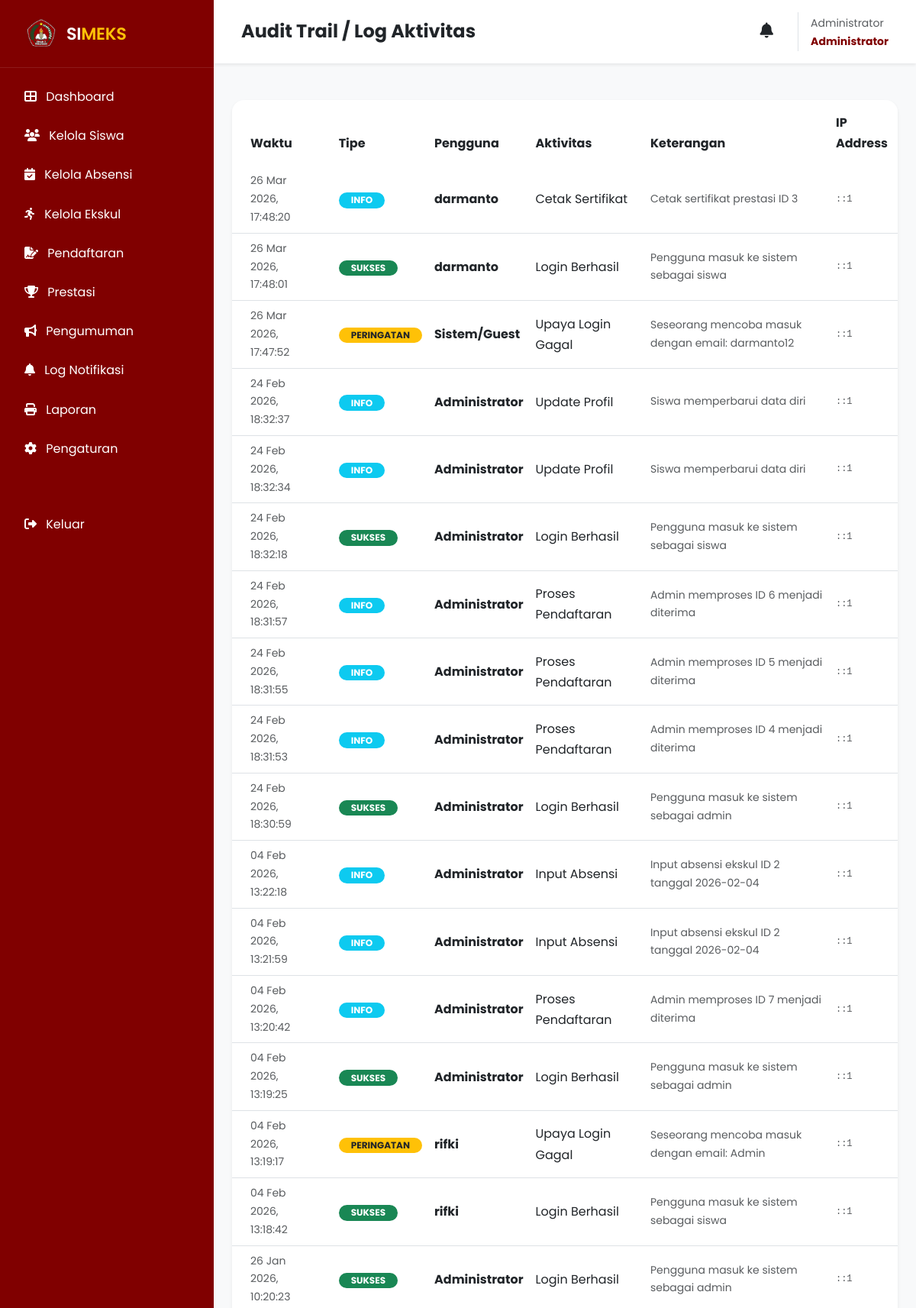
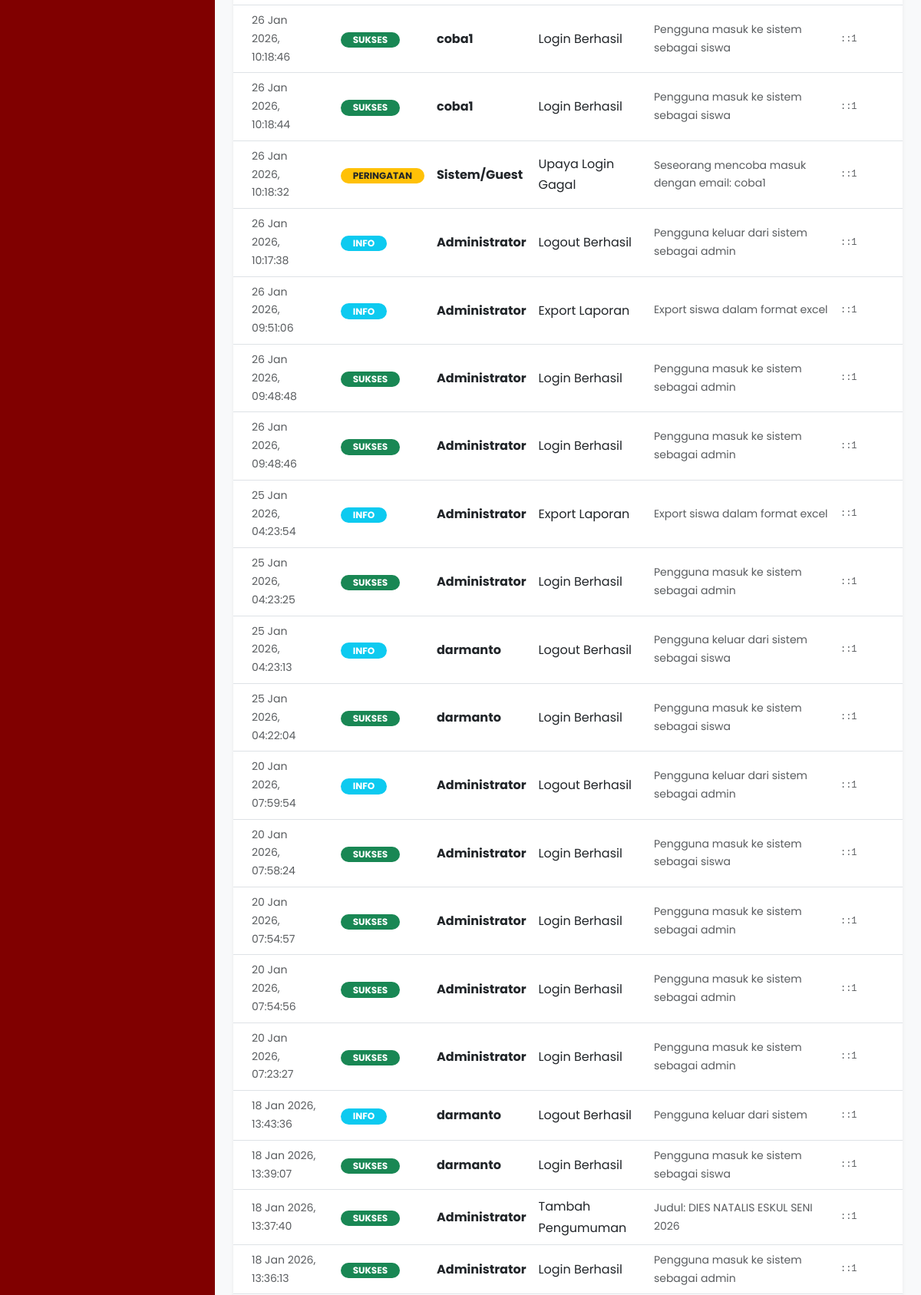
Page /SIMEKS-main/admin/logs.php (signed in, upper part) on the committed database (2 pictures, top to bottom).
### tables this page shows
CREATE TABLE `logs` (
  `id` int(11) NOT NULL,
  `user_id` int(11) DEFAULT NULL,
  `aktivitas` varchar(255) NOT NULL,
  `keterangan` text DEFAULT NULL,
  `tipe` enum('INFO','SUKSES','PERINGATAN','BAHAYA') DEFAULT 'INFO',
  `tanggal` timestamp NOT NULL DEFAULT current_timestamp(),
  `ip_address` varchar(45) DEFAULT NULL
);

CREATE TABLE `users` (
  `id` int(11) NOT NULL,
  `nisn` varchar(20) DEFAULT NULL,
  `nama` varchar(100) NOT NULL,
  `email` varchar(100) NOT NULL,
  `password` varchar(255) NOT NULL,
  `kelas` varchar(50) DEFAULT NULL,
  `role` enum('admin','siswa') DEFAULT 'siswa',
  `foto` varchar(255) DEFAULT 'default.png',
  `created_at` timestamp NOT NULL DEFAULT current_timestamp()
);

### SIMEKS-main/admin/logs.php (the view, shortened to what this page needs)
<?php
include '../includes/header.php';
$logs = $koneksi->query("
    SELECT l.*, u.nama as nama_user
    FROM logs l
    LEFT JOIN users u ON l.user_id = u.id
    ORDER BY l.tanggal DESC
")->fetchAll();
?>
<div class="d-flex" id="wrapper">
    <?php include 'sidebar.php'; ?>
    <div id="page-content-wrapper" class="w-100 bg-light">
        <?php
        include '../includes/admin_nav.php';
        ?>
        <div class="container-fluid p-4">
            <div class="card border-0 shadow-sm rounded-4 overflow-hidden">
                <div class="table-responsive">
                    <table class="table table-hover align-middle mb-0">
                        <thead class="bg-light">
                            <tr>
                                <th class="px-4 py-3 border-0">Waktu</th>
                                <th class="py-3 border-0">Tipe</th>
                                <th class="py-3 border-0">Pengguna</th>
                                <th class="py-3 border-0">Aktivitas</th>
                                <th class="py-3 border-0">Keterangan</th>
                                <th class="py-3 border-0">IP Address</th>
                            </tr>
                        </thead>
                        <tbody>
                            <?php if (empty($logs)): ?>
                                <tr>
                                    <td colspan="6" class="text-center py-5 text-muted">Belum ada catatan aktivitas.</td>
                                </tr>
                            <?php else: ?>
                                <?php foreach ($logs as $row): ?>
                                    <tr>
                                        <td class="px-4 small text-muted"><?php echo date('d M Y, H:i:s', strtotime($row->tanggal)); ?></td>
                                        <td>
                                            <?php
                                            $badge = 'bg-info';
                                            if ($row->tipe == 'SUKSES') $badge = 'bg-success';
                                            elseif ($row->tipe == 'PERINGATAN') $badge = 'bg-warning text-dark';
                                            elseif ($row->tipe == 'BAHAYA') $badge = 'bg-danger';
                                            ?>
                                            <span class="badge <?php echo $badge; ?> rounded-pill px-3"><?php echo $row->tipe; ?></span>
                                        </td>
                                        <td class="fw-bold"><?php echo htmlspecialchars($row->nama_user ?? 'Sistem/Guest'); ?></td>
                                        <td><?php echo htmlspecialchars($row->aktivitas); ?></td>
                                        <td class="small text-muted"><?php echo htmlspecialchars($row->keterangan); ?></td>
                                        <td class="extra-small text-muted font-monospace"><?php echo $row->ip_address; ?></td>
                                    </tr>
                                <?php endforeach; ?>
                            <?php endif; ?>
                        </tbody>
                    </table>
                </div>
            </div>
        </div>
    </div>
</div>
<?php include '../includes/footer.php'; ?>

### SIMEKS-main/assets/style.css (style rules this page uses)
:root { --maroon: #800000; --maroon-dark: #5a0000; --maroon-light: #a31515; --gold: #FFC107; --gray-bg: #f8f9fa; --text-body: #555555; --text-heading: #212529; --card-radius: 16px; --shadow-soft: 0 10px 40px rgba(0, 0, 0, 0.08); --shadow-hover: 0 20px 50px rgba(128, 0, 0, 0.2); --shadow-premium: 0 15px 45px rgba(0, 0, 0, 0.1); --fs-h1: clamp(2.5rem, 5vw + 1rem, 4.5rem); --fs-h2: clamp(2rem, 4vw + 1rem, 3rem); --fs-lead: clamp(1rem, 2vw + 0.5rem, 1.25rem); }
body { font-family: 'Poppins', sans-serif; background-color: #ffffff; color: var(--text-body); line-height: 1.7; overflow-x: hidden; }
#wrapper { overflow-x: hidden; }
.extra-small { font-size: 0.75rem; }

### rows in the picture
logs: tanggal "26 Mar 2026, 17:48:20", tipe "INFO", user.nama "darmanto", aktivitas "Cetak Sertifikat", keterangan "Cetak sertifikat prestasi ID 3", ip_address "::1"
logs: tanggal "26 Mar 2026, 17:48:01", tipe "SUKSES", user.nama "darmanto", aktivitas "Login Berhasil", keterangan "Pengguna masuk ke sistem sebagai siswa", ip_address "::1"
logs: tanggal "26 Mar 2026, 17:47:52", tipe "PERINGATAN", nama_user "Sistem/Guest", aktivitas "Upaya Login Gagal", keterangan "Seseorang mencoba masuk dengan email: darmanto12", ip_address "::1"
logs: tanggal "24 Feb 2026, 18:32:37", tipe "INFO", user.nama "Administrator", aktivitas "Update Profil", keterangan "Siswa memperbarui data diri", ip_address "::1"
logs: tanggal "24 Feb 2026, 18:32:34", tipe "INFO", user.nama "Administrator", aktivitas "Update Profil", keterangan "Siswa memperbarui data diri", ip_address "::1"
logs: tanggal "24 Feb 2026, 18:32:18", tipe "SUKSES", user.nama "Administrator", aktivitas "Login Berhasil", keterangan "Pengguna masuk ke sistem sebagai siswa", ip_address "::1"
logs: tanggal "24 Feb 2026, 18:31:57", tipe "INFO", user.nama "Administrator", aktivitas "Proses Pendaftaran", keterangan "Admin memproses ID 6 menjadi diterima", ip_address "::1"
logs: tanggal "24 Feb 2026, 18:31:55", tipe "INFO", user.nama "Administrator", aktivitas "Proses Pendaftaran", keterangan "Admin memproses ID 5 menjadi diterima", ip_address "::1"
logs: tanggal "24 Feb 2026, 18:31:53", tipe "INFO", user.nama "Administrator", aktivitas "Proses Pendaftaran", keterangan "Admin memproses ID 4 menjadi diterima", ip_address "::1"
logs: tanggal "24 Feb 2026, 18:30:59", tipe "SUKSES", user.nama "Administrator", aktivitas "Login Berhasil", keterangan "Pengguna masuk ke sistem sebagai admin", ip_address "::1"
logs: tanggal "04 Feb 2026, 13:22:18", tipe "INFO", user.nama "Administrator", aktivitas "Input Absensi", keterangan "Input absensi ekskul ID 2 tanggal 2026-02-04", ip_address "::1"
logs: tanggal "04 Feb 2026, 13:21:59", tipe "INFO", user.nama "Administrator", aktivitas "Input Absensi", keterangan "Input absensi ekskul ID 2 tanggal 2026-02-04", ip_address "::1"
logs: tanggal "04 Feb 2026, 13:20:42", tipe "INFO", user.nama "Administrator", aktivitas "Proses Pendaftaran", keterangan "Admin memproses ID 7 menjadi diterima", ip_address "::1"
logs: tanggal "04 Feb 2026, 13:19:25", tipe "SUKSES", user.nama "Administrator", aktivitas "Login Berhasil", keterangan "Pengguna masuk ke sistem sebagai admin", ip_address "::1"
logs: tanggal "04 Feb 2026, 13:19:17", tipe "PERINGATAN", user.nama "rifki", aktivitas "Upaya Login Gagal", keterangan "Seseorang mencoba masuk dengan email: Admin", ip_address "::1"
logs: tanggal "04 Feb 2026, 13:18:42", tipe "SUKSES", user.nama "rifki", aktivitas "Login Berhasil", keterangan "Pengguna masuk ke sistem sebagai siswa", ip_address "::1"
logs: tanggal "26 Jan 2026, 10:20:23", tipe "SUKSES", user.nama "Administrator", aktivitas "Login Berhasil", keterangan "Pengguna masuk ke sistem sebagai admin", ip_address "::1"
logs: tanggal "26 Jan 2026, 10:18:46", tipe "SUKSES", user.nama "coba1", aktivitas "Login Berhasil", keterangan "Pengguna masuk ke sistem sebagai siswa", ip_address "::1"
logs: tanggal "26 Jan 2026, 10:18:44", tipe "SUKSES", user.nama "coba1", aktivitas "Login Berhasil", keterangan "Pengguna masuk ke sistem sebagai siswa", ip_address "::1"
logs: tanggal "26 Jan 2026, 10:18:32", tipe "PERINGATAN", nama_user "Sistem/Guest", aktivitas "Upaya Login Gagal", keterangan "Seseorang mencoba masuk dengan email: coba1", ip_address "::1"
logs: tanggal "26 Jan 2026, 10:17:38", tipe "INFO", user.nama "Administrator", aktivitas "Logout Berhasil", keterangan "Pengguna keluar dari sistem sebagai admin", ip_address "::1"
logs: tanggal "26 Jan 2026, 09:51:06", tipe "INFO", user.nama "Administrator", aktivitas "Export Laporan", keterangan "Export siswa dalam format excel", ip_address "::1"
logs: tanggal "26 Jan 2026, 09:48:48", tipe "SUKSES", user.nama "Administrator", aktivitas "Login Berhasil", keterangan "Pengguna masuk ke sistem sebagai admin", ip_address "::1"
logs: tanggal "26 Jan 2026, 09:48:46", tipe "SUKSES", user.nama "Administrator", aktivitas "Login Berhasil", keterangan "Pengguna masuk ke sistem sebagai admin", ip_address "::1"
logs: tanggal "25 Jan 2026, 04:23:54", tipe "INFO", user.nama "Administrator", aktivitas "Export Laporan", keterangan "Export siswa dalam format excel", ip_address "::1"
logs: tanggal "25 Jan 2026, 04:23:25", tipe "SUKSES", user.nama "Administrator", aktivitas "Login Berhasil", keterangan "Pengguna masuk ke sistem sebagai admin", ip_address "::1"
logs: tanggal "25 Jan 2026, 04:23:13", tipe "INFO", user.nama "darmanto", aktivitas "Logout Berhasil", keterangan "Pengguna keluar dari sistem sebagai siswa", ip_address "::1"
logs: tanggal "25 Jan 2026, 04:22:04", tipe "SUKSES", user.nama "darmanto", aktivitas "Login Berhasil", keterangan "Pengguna masuk ke sistem sebagai siswa", ip_address "::1"
logs: tanggal "20 Jan 2026, 07:59:54", tipe "INFO", user.nama "Administrator", aktivitas "Logout Berhasil", keterangan "Pengguna keluar dari sistem sebagai admin", ip_address "::1"
logs: tanggal "20 Jan 2026, 07:58:24", tipe "SUKSES", user.nama "Administrator", aktivitas "Login Berhasil", keterangan "Pengguna masuk ke sistem sebagai siswa", ip_address "::1"
logs: tanggal "20 Jan 2026, 07:54:57", tipe "SUKSES", user.nama "Administrator", aktivitas "Login Berhasil", keterangan "Pengguna masuk ke sistem sebagai admin", ip_address "::1"
logs: tanggal "20 Jan 2026, 07:54:56", tipe "SUKSES", user.nama "Administrator", aktivitas "Login Berhasil", keterangan "Pengguna masuk ke sistem sebagai admin", ip_address "::1"
logs: tanggal "20 Jan 2026, 07:23:27", tipe "SUKSES", user.nama "Administrator", aktivitas "Login Berhasil", keterangan "Pengguna masuk ke sistem sebagai admin", ip_address "::1"
logs: tanggal "18 Jan 2026, 13:43:36", tipe "INFO", user.nama "darmanto", aktivitas "Logout Berhasil", keterangan "Pengguna keluar dari sistem", ip_address "::1"
logs: tanggal "18 Jan 2026, 13:39:07", tipe "SUKSES", user.nama "darmanto", aktivitas "Login Berhasil", keterangan "Pengguna masuk ke sistem sebagai siswa", ip_address "::1"
logs: tanggal "18 Jan 2026, 13:37:40", tipe "SUKSES", user.nama "Administrator", aktivitas "Tambah Pengumuman", keterangan "Judul: DIES NATALIS ESKUL SENI 2026", ip_address "::1"
logs: tanggal "18 Jan 2026, 13:36:13", tipe "SUKSES", user.nama "Administrator", aktivitas "Login Berhasil", keterangan "Pengguna masuk ke sistem sebagai admin", ip_address "::1"

### other values in the picture
$navTitle "Audit Trail / Log Aktivitas"
$_SESSION['master_data']['nama'] "Administrator"
